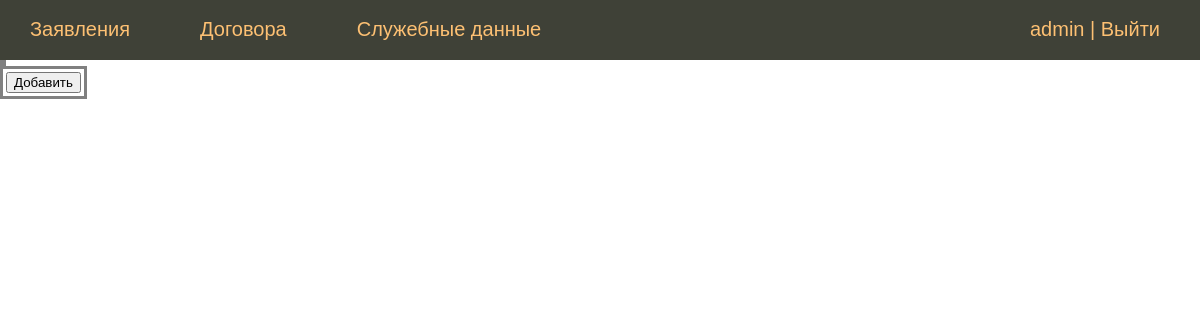
/statements_list/ (signed in), run on an earlier commit of the app's database.
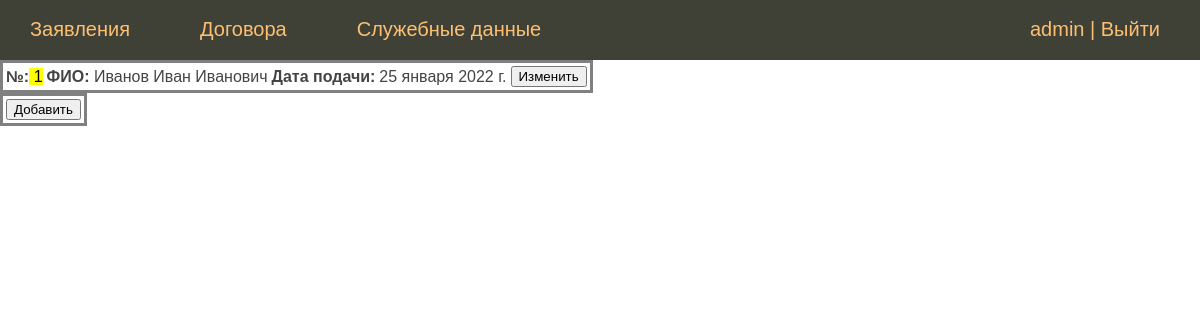
And on a later commit of the database.
### sobnushdi/models.py (models this page shows, shortened)
class Statement(models.Model):
    number_statement = models.PositiveSmallIntegerField(verbose_name='Номер заявления')
    date = models.DateField(blank=True, null=True, verbose_name='Дата заявления')
    address = models.ForeignKey(HeatedPremise, on_delete=models.SET_NULL,
                                null=True, verbose_name='Адрес отапливаемого помещения')
    person = models.ForeignKey(Person, on_delete=models.CASCADE, blank=True, null=True, verbose_name='Заявитель')
    class Meta:
        verbose_name = 'Заявление'
        verbose_name_plural = 'Заявления'

### person/models.py (models this page shows)
class Person(models.Model):
    second_name = models.CharField(max_length=50, verbose_name='Фамилия')
    first_name = models.CharField(max_length=50, verbose_name='Имя')
    patronymic = models.CharField(max_length=50, blank=True, null=True, verbose_name='Отчество')
    date_of_bird = models.DateField(blank=True, null=True, verbose_name='Дата рождения')
    phone_number = models.IntegerField(max_length=11, blank=True, null=True, verbose_name='Телефон')
    residence_address = models.OneToOneField(ResidenceAddress, on_delete=models.CASCADE,
                                             blank=True, null=True, verbose_name='Адрес проживания')
    passport = models.OneToOneField(Passport, on_delete=models.CASCADE,
                                    blank=True, null=True, verbose_name='паспортные данные')
    def __str__(self):
        a = str(self.second_name)+' '+str(self.first_name)+' '+str(self.patronymic)
        return a
    class Meta:
        verbose_name = 'ФИО'
        verbose_name_plural = 'ФИО'

### sobnushdi/views.py (the view)
# urls.py: path('statements_list/', StatementsView.as_view(), name='statements_list'),
class StatementsView(ListView):
    model = Statement
    template_name = 'sobnushdi/statement_list.html'
    context_object_name = 'statements'
    paginate_by = 100
    def get_context_data(self, *, object_list=None, **kwargs):
        context = super().get_context_data(**kwargs)
        context['title'] = 'Заявления'
        return context

### sobnushdi/templates/sobnushdi/statement_list.html
{% extends 'sobnushdi/base.html' %}
{% block content %}
{% if request.user.is_authenticated %}
<table>
{% for stat in statements %}
    <tr>
        <td><b>№:</b><mark> {{ stat.number_statement }}</mark></td>
        <td><b>ФИО:</b> {{ stat.person }}</td>
        <td><b>Дата подачи:</b></td><td> {{ stat.date }}</td>
        <td>
            <form action="{% url 'statement_mod' pk=stat.pk %}">
                <button type="submit">Изменить</button>
            </form>
        </td>
</tr>
    {% endfor %}
</table>
<table>
<tr>
    <td><form action="{% url 'statement_add' %}">
        <button type="submit">Добавить</button></form></td>
</tr>
</table>
{% else %}
<p>Авторизуйтесь</p>
 {% endif %}
{% endblock %}

What changed in the data, as far as the page shows it:
added Statement: number_statement "1", person "Иванов Иван Иванович", date "25 января 2022 г."
